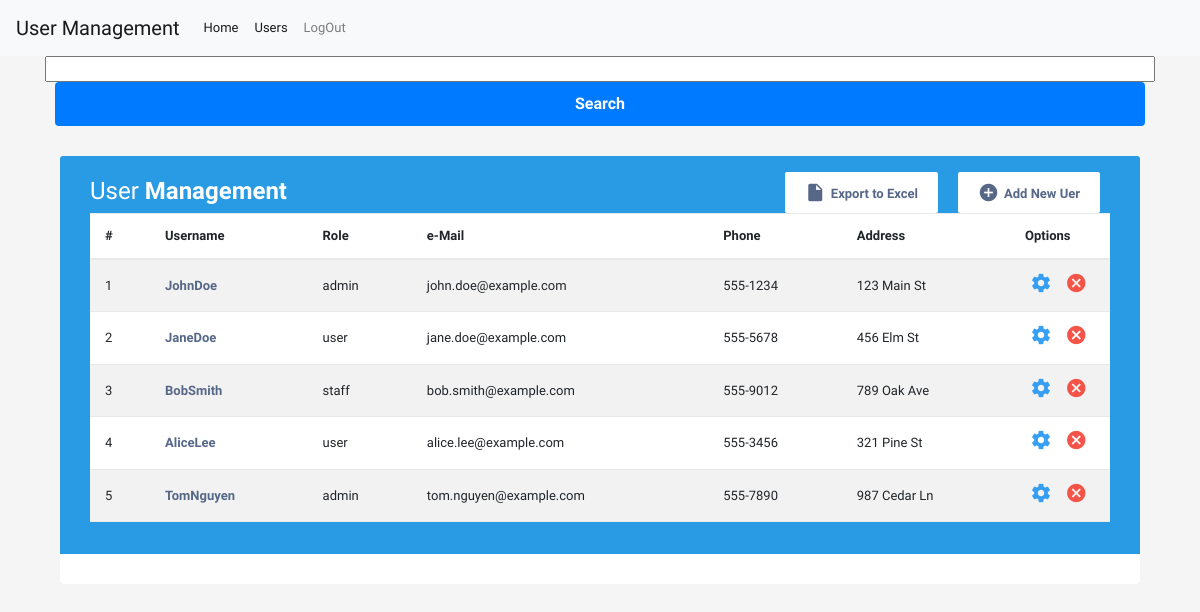
Page /adminView.php (signed in) on the committed database.
### tables this page shows
CREATE TABLE `user`
(
    `user_id`       int(11)       NULL,
    `user_name`     varchar(50)  NOT NULL,
    `user_password` varchar(145) NOT NULL,
    `user_role`     varchar(145) NOT NULL,
    `user_mobile`   varchar(20)  NOT NULL,
    `user_email`    varchar(50)  NOT NULL,
    `user_address`  varchar(100) NOT NULL
);

### adminView.php (called while the page is built, shortened)
<?php
include('Views/admin/_adminHeader.php');
?>
<?php
include('Views/admin/_adminView.php');
?>

### Views/admin/functions.php (called while the page is built, shortened)
<?php
function displayData($search = "")
{
    $conn = Database::getInstance()->getConnection();
    if ($search != "") {
        $search = mysqli_real_escape_string($conn, $search);
        $sql = "SELECT * FROM user WHERE user_name LIKE '%{$search}%' or user_role LIKE '%{$search}%'";
    } else {
        $sql = "SELECT * FROM user limit 5";
    }
    $result = $conn->query($sql);
    $rows = array();
    if ($result->num_rows > 0) {
        while ($row = $result->fetch_assoc()) {
            $rows[] = $row;
        }
    }
    return $rows;
}

### Views/admin/_adminView.php (the view, shortened to what this page needs)
<!DOCTYPE html>
<html lang="en">
<head>
    <link rel="stylesheet" href="https://stackpath.bootstrapcdn.com/bootstrap/4.5.0/css/bootstrap.min.css">
    <link rel="stylesheet" href="https://maxcdn.bootstrapcdn.com/font-awesome/4.7.0/css/font-awesome.min.css">
</head>
<body>
    <div class="container-xl">
        <form method="get">
            <input type="text" class="text-info" id="search" name="search">
            <input type="submit" class="btn btn-primary" value="Search">
        </form>
        <div class="container-xl">
            <?php
            include('functions.php');
            if (isset($_GET['search'])) {
                $rows = displayData($_GET['search']);
            } else {
                $rows = displayData();
            }
            ?>
            <div class="table-responsive">
                <div class="table-wrapper">
                    <div class="table-title">
                        <div class="row">
                            <div class="col-sm-5">
                                <h2>User <b>Management</b></h2>
                            </div>
                            <div class="col-sm-7">
                                <a href="#" id="user-input"class="btn btn-secondary "><i class="material-icons ">&#xE147;</i>
                                    <span>Add New Uer</span></a>
                                <a href="#" class="btn btn-secondary"><i class="material-icons">&#xE24D;</i>
                                    <span>Export to Excel</span></a>
                            </div>
                        </div>
                        <table class="table table-striped table-hover">
                            <thead>
                                <tr>
                                    <th>#</th>
                                    <th>Username</th>
                                    <th>Role</th>
                                    <th>e-Mail</th>
                                    <th>Phone</th>
                                    <th>Address</th>
                                    <th>Options</th>
                                </tr>
                            </thead>
                            <tbody>
                                <?php foreach ($rows as $row) { ?>
                                    <tr id="row_<?php echo $row['user_id']; ?>">
                                        <td><?php echo $row['user_id']; ?></td>
                                        <td><a href="#"> <?php echo $row['user_name']; ?></a></td>
                                        <td><?php echo $row['user_role']; ?></td>
                                        <td><?php echo $row['user_email']; ?></td>
                                        <td><?php echo $row['user_mobile']; ?></td>
                                        <td><?php echo $row['user_address']; ?></td>
                                        <td>
                                            <a href="#" class="settings" title="Settings" data-toggle="tooltip"><i class="material-icons">&#xE8B8;</i></a>
                                            <a href="#" class="delete" title="Delete" data-toggle="tooltip" data-user-id="<?php echo $row['user_id']; ?>"><i class="material-icons">&#xE5C9;</i></a>
                                        </td>
                                    </tr>
                                <?php } ?>
                            </tbody>
                        </table>
                    </div>
                </div>
            </div>
</body>
</html>

### Views/admin/_adminHeader.php (shortened to what this page needs)
<!DOCTYPE html>
<html lang="en">
<head>
    <link rel="stylesheet" href="css/login.css">
    <link href="https://cdn.jsdelivr.net/npm/bootstrap@5.3.0-alpha1/dist/css/bootstrap.min.css" rel="stylesheet">
</head>
<body>
<nav class="navbar navbar-expand-lg navbar-light bg-light">
    <a class="navbar-brand" href="#">User Management</a>
    <div class="collapse navbar-collapse" id="navbarNavAltMarkup">
        <div class="navbar-nav">
            <a class="nav-item nav-link active" href="index.php">Home</a>
            <a class="nav-item nav-link active" href="#">Users</a>
            <a class="nav-item nav-link" href="Functions/logout.php">LogOut</a>
        </div>
    </div>
</nav>

### HTML/login.css (style rules this page uses)
html { height:100%; }
body { margin:0; padding:0; font-family:sans-serif; background: linear-gradient(#3760ac,#072444); }

### Views/admin/_adminView.php (style rules this page uses)
body { color: #566787; background: #f5f5f5; font-family: 'Varela Round', sans-serif; font-size: 13px; }
.table-responsive { margin: 30px 0; }
.table-wrapper { min-width: 1000px; background: #fff; padding: 20px 25px; border-radius: 3px; box-shadow: 0 1px 1px rgba(0, 0, 0, .05); }
.table-title { padding-bottom: 15px; background: #299be4; color: #fff; padding: 16px 30px; margin: -20px -25px 10px; border-radius: 3px 3px 0 0; }
.table-title h2 { margin: 5px 0 0; font-size: 24px; }
.table-title .btn { color: #566787; float: right; font-size: 13px; background: #fff; border: none; min-width: 50px; border-radius: 2px; border: none; outline: none !important; margin-left: 10px; }
.table-title .btn i { float: left; font-size: 21px; margin-right: 5px; }
.table-title .btn span { float: left; margin-top: 2px; }
table.table tr th, table.table tr td { border-color: #e9e9e9; padding: 12px 15px; vertical-align: middle; }
table.table tr th:first-child { width: 60px; }
table.table tr th:last-child { width: 100px; }
table.table-striped tbody tr:nth-of-type(odd) { background-color: #fcfcfc; }
table.table td:last-child i { opacity: 0.9; font-size: 22px; margin: 0 5px; }
table.table td a { font-weight: bold; color: #566787; display: inline-block; text-decoration: none; }
table.table td a.settings { color: #2196F3; }
table.table td a.delete { color: #F44336; }
table.table td i { font-size: 19px; }
.text-info { color: #62c9e8; }
form { display: flex; flex-direction: column; justify-content: space-evenly; height: 80%; }
.btn { margin: 0 10px; padding: 10px 20px; font-size: 16px; font-weight: bold; text-align: center; color: #fff; background-color: #4caf50; border: none; border-radius: 4px; cursor: pointer; }
.btn-secondary { background-color: #666; }
.btn-primary { background-color: #007bff; }

### rows in the picture
user: user_id "1", user_name "JohnDoe", user_role "admin", user_email "john.doe@example.com", user_mobile "555-1234", user_address "123 Main St"
user: user_id "2", user_name "JaneDoe", user_role "user", user_email "jane.doe@example.com", user_mobile "555-5678", user_address "456 Elm St"
user: user_id "3", user_name "BobSmith", user_role "staff", user_email "bob.smith@example.com", user_mobile "555-9012", user_address "789 Oak Ave"
user: user_id "4", user_name "AliceLee", user_role "user", user_email "alice.lee@example.com", user_mobile "555-3456", user_address "321 Pine St"
user: user_id "5", user_name "TomNguyen", user_role "admin", user_email "tom.nguyen@example.com", user_mobile "555-7890", user_address "987 Cedar Ln"
